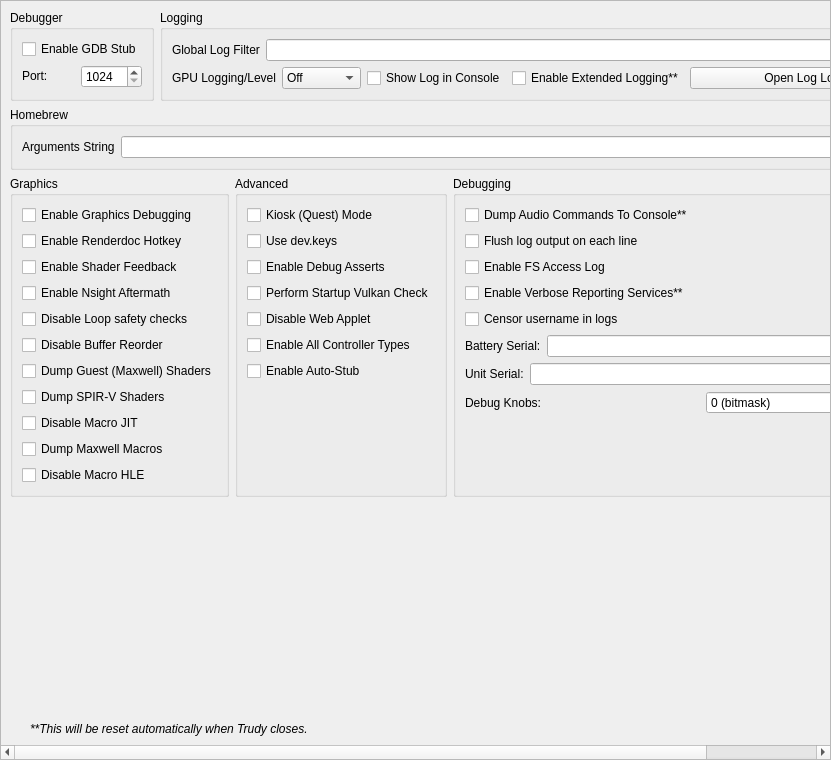
<?xml version="1.0" encoding="UTF-8"?>
<ui version="4.0">
 <class>ConfigureDebug</class>
 <widget class="QScrollArea" name="ConfigureDebug">
  <property name="geometry">
   <rect>
    <x>0</x>
    <y>0</y>
    <width>831</width>
    <height>760</height>
   </rect>
  </property>
  <property name="widgetResizable">
   <bool>true</bool>
  </property>
  <widget class="QWidget" name="widget">
   <property name="geometry">
    <rect>
     <x>0</x>
     <y>0</y>
     <width>829</width>
     <height>758</height>
    </rect>
   </property>
   <layout class="QVBoxLayout" name="verticalLayout_1">
    <item>
     <layout class="QHBoxLayout" name="horizontalLayout">
      <property name="topMargin">
       <number>0</number>
      </property>
      <item>
       <widget class="QGroupBox" name="groupBox">
        <property name="sizePolicy">
         <sizepolicy hsizetype="Preferred" vsizetype="Preferred">
          <horstretch>0</horstretch>
          <verstretch>0</verstretch>
         </sizepolicy>
        </property>
        <property name="title">
         <string>Debugger</string>
        </property>
        <property name="alignment">
         <set>Qt::AlignmentFlag::AlignLeading|Qt::AlignmentFlag::AlignLeft|Qt::AlignmentFlag::AlignTop</set>
        </property>
        <property name="flat">
         <bool>false</bool>
        </property>
        <property name="checkable">
         <bool>false</bool>
        </property>
        <layout class="QVBoxLayout" name="verticalLayout_3">
         <item>
          <widget class="QWidget" name="debug_widget" native="true">
           <property name="sizePolicy">
            <sizepolicy hsizetype="Preferred" vsizetype="Maximum">
             <horstretch>0</horstretch>
             <verstretch>0</verstretch>
            </sizepolicy>
           </property>
           <layout class="QVBoxLayout" name="verticalLayout">
            <property name="sizeConstraint">
             <enum>QLayout::SizeConstraint::SetDefaultConstraint</enum>
            </property>
            <property name="leftMargin">
             <number>0</number>
            </property>
            <property name="topMargin">
             <number>0</number>
            </property>
            <property name="rightMargin">
             <number>0</number>
            </property>
            <property name="bottomMargin">
             <number>0</number>
            </property>
            <item>
             <widget class="QCheckBox" name="toggle_gdbstub">
              <property name="sizePolicy">
               <sizepolicy hsizetype="Maximum" vsizetype="Maximum">
                <horstretch>0</horstretch>
                <verstretch>0</verstretch>
               </sizepolicy>
              </property>
              <property name="text">
               <string>Enable GDB Stub</string>
              </property>
             </widget>
            </item>
            <item>
             <widget class="QWidget" name="horizontalWidget_3" native="true">
              <property name="sizePolicy">
               <sizepolicy hsizetype="Preferred" vsizetype="Maximum">
                <horstretch>0</horstretch>
                <verstretch>0</verstretch>
               </sizepolicy>
              </property>
              <layout class="QHBoxLayout" name="horizontalLayout_3">
               <property name="leftMargin">
                <number>0</number>
               </property>
               <property name="topMargin">
                <number>0</number>
               </property>
               <property name="rightMargin">
                <number>0</number>
               </property>
               <property name="bottomMargin">
                <number>0</number>
               </property>
               <item>
                <widget class="QLabel" name="label_11">
                 <property name="sizePolicy">
                  <sizepolicy hsizetype="Minimum" vsizetype="Maximum">
                   <horstretch>0</horstretch>
                   <verstretch>0</verstretch>
                  </sizepolicy>
                 </property>
                 <property name="text">
                  <string>Port:</string>
                 </property>
                </widget>
               </item>
               <item>
                <widget class="QSpinBox" name="gdbport_spinbox">
                 <property name="sizePolicy">
                  <sizepolicy hsizetype="Preferred" vsizetype="Maximum">
                   <horstretch>0</horstretch>
                   <verstretch>0</verstretch>
                  </sizepolicy>
                 </property>
                 <property name="minimum">
                  <number>1024</number>
                 </property>
                 <property name="maximum">
                  <number>65535</number>
                 </property>
                </widget>
               </item>
              </layout>
             </widget>
            </item>
           </layout>
          </widget>
         </item>
        </layout>
       </widget>
      </item>
      <item>
       <widget class="QGroupBox" name="groupBox_2">
        <property name="sizePolicy">
         <sizepolicy hsizetype="Expanding" vsizetype="Preferred">
          <horstretch>0</horstretch>
          <verstretch>0</verstretch>
         </sizepolicy>
        </property>
        <property name="title">
         <string>Logging</string>
        </property>
        <layout class="QGridLayout" name="gridLayout_1">
         <item row="0" column="0" colspan="4">
          <widget class="QWidget" name="logging_widget" native="true">
           <property name="sizePolicy">
            <sizepolicy hsizetype="Preferred" vsizetype="Maximum">
             <horstretch>0</horstretch>
             <verstretch>0</verstretch>
            </sizepolicy>
           </property>
           <layout class="QHBoxLayout" name="horizontalLayout_1">
            <property name="leftMargin">
             <number>0</number>
            </property>
            <property name="topMargin">
             <number>0</number>
            </property>
            <property name="rightMargin">
             <number>0</number>
            </property>
            <property name="bottomMargin">
             <number>0</number>
            </property>
            <item>
             <widget class="QLabel" name="label_1">
              <property name="sizePolicy">
               <sizepolicy hsizetype="Preferred" vsizetype="Preferred">
                <horstretch>0</horstretch>
                <verstretch>0</verstretch>
               </sizepolicy>
              </property>
              <property name="text">
               <string>Global Log Filter</string>
              </property>
             </widget>
            </item>
            <item>
             <widget class="QLineEdit" name="log_filter_edit"/>
            </item>
           </layout>
          </widget>
         </item>
         <item row="1" column="0">
          <widget class="QWidget" name="gpu_log_level_widget" native="true">
           <property name="sizePolicy">
            <sizepolicy hsizetype="Preferred" vsizetype="Maximum">
             <horstretch>0</horstretch>
             <verstretch>0</verstretch>
            </sizepolicy>
           </property>
           <layout class="QHBoxLayout" name="gpu_log_level_layout">
            <property name="leftMargin">
             <number>0</number>
            </property>
            <property name="topMargin">
             <number>0</number>
            </property>
            <property name="rightMargin">
             <number>0</number>
            </property>
            <property name="bottomMargin">
             <number>0</number>
            </property>
            <item>
             <widget class="QLabel" name="gpu_log_level_label">
              <property name="text">
               <string>GPU Logging/Level</string>
              </property>
             </widget>
            </item>
            <item>
             <widget class="QComboBox" name="gpu_log_level">
              <property name="toolTip">
               <string>Detail level for GPU logs. Off disables logging entirely.</string>
              </property>
              <item>
               <property name="text">
                <string>Off</string>
               </property>
              </item>
              <item>
               <property name="text">
                <string>Errors</string>
               </property>
              </item>
              <item>
               <property name="text">
                <string>Standard</string>
               </property>
              </item>
              <item>
               <property name="text">
                <string>Verbose</string>
               </property>
              </item>
              <item>
               <property name="text">
                <string>All</string>
               </property>
              </item>
             </widget>
            </item>
           </layout>
          </widget>
         </item>
         <item row="1" column="1">
          <widget class="QCheckBox" name="toggle_console">
           <property name="text">
            <string>Show Log in Console</string>
           </property>
          </widget>
         </item>
         <item row="1" column="2">
          <widget class="QCheckBox" name="extended_logging">
           <property name="enabled">
            <bool>true</bool>
           </property>
           <property name="toolTip">
            <string>When checked, the max size of the log increases from 100 MB to 1 GB</string>
           </property>
           <property name="text">
            <string>Enable Extended Logging**</string>
           </property>
          </widget>
         </item>
         <item row="1" column="3">
          <widget class="QPushButton" name="open_log_button">
           <property name="sizePolicy">
            <sizepolicy hsizetype="Expanding" vsizetype="Maximum">
             <horstretch>1</horstretch>
             <verstretch>0</verstretch>
            </sizepolicy>
           </property>
           <property name="minimumSize">
            <size>
             <width>250</width>
             <height>0</height>
            </size>
           </property>
           <property name="text">
            <string>Open Log Location</string>
           </property>
          </widget>
         </item>
        </layout>
       </widget>
      </item>
     </layout>
    </item>
    <item>
     <widget class="QGroupBox" name="groupBox_3">
      <property name="title">
       <string>Homebrew</string>
      </property>
      <layout class="QVBoxLayout" name="verticalLayout_5">
       <item>
        <layout class="QHBoxLayout" name="horizontalLayout_4">
         <item>
          <widget class="QLabel" name="label_3">
           <property name="text">
            <string>Arguments String</string>
           </property>
          </widget>
         </item>
         <item>
          <widget class="QLineEdit" name="homebrew_args_edit"/>
         </item>
        </layout>
       </item>
      </layout>
     </widget>
    </item>
    <item>
     <layout class="QHBoxLayout" name="horizontalLayout_2">
      <item>
       <widget class="QGroupBox" name="groupBox_4">
        <property name="title">
         <string>Graphics</string>
        </property>
        <layout class="QGridLayout" name="gridLayout_2">
         <item row="4" column="0">
          <widget class="QCheckBox" name="disable_loop_safety_checks">
           <property name="toolTip">
            <string>When checked, it executes shaders without loop logic changes</string>
           </property>
           <property name="text">
            <string>Disable Loop safety checks</string>
           </property>
          </widget>
         </item>
         <item row="9" column="0">
          <widget class="QCheckBox" name="dump_macros">
           <property name="enabled">
            <bool>true</bool>
           </property>
           <property name="toolTip">
            <string>When checked, it will dump all the macro programs of the GPU</string>
           </property>
           <property name="text">
            <string>Dump Maxwell Macros</string>
           </property>
          </widget>
         </item>
         <item row="3" column="0">
          <widget class="QCheckBox" name="enable_nsight_aftermath">
           <property name="toolTip">
            <string>When checked, it enables Nsight Aftermath crash dumps</string>
           </property>
           <property name="text">
            <string>Enable Nsight Aftermath</string>
           </property>
          </widget>
         </item>
         <item row="6" column="0">
          <widget class="QCheckBox" name="dump_guest_shaders">
           <property name="enabled">
            <bool>true</bool>
           </property>
           <property name="toolTip">
            <string>When checked, it will dump original Maxwell guest shader bytecode (the input to the recompiler) as .ash files under DumpDir/shaders/. Useful for inspection with nvdisasm.</string>
           </property>
           <property name="text">
            <string>Dump Guest (Maxwell) Shaders</string>
           </property>
          </widget>
         </item>
         <item row="1" column="0">
          <widget class="QCheckBox" name="enable_renderdoc_hotkey">
           <property name="text">
            <string>Enable Renderdoc Hotkey</string>
           </property>
          </widget>
         </item>
         <item row="8" column="0">
          <widget class="QCheckBox" name="disable_macro_jit">
           <property name="enabled">
            <bool>true</bool>
           </property>
           <property name="toolTip">
            <string>When checked, it disables the macro Just In Time compiler. Enabling this makes games run slower</string>
           </property>
           <property name="text">
            <string>Disable Macro JIT</string>
           </property>
          </widget>
         </item>
         <item row="10" column="0">
          <widget class="QCheckBox" name="disable_macro_hle">
           <property name="enabled">
            <bool>true</bool>
           </property>
           <property name="toolTip">
            <string>When checked, it disables the macro HLE functions. Enabling this makes games run slower</string>
           </property>
           <property name="text">
            <string>Disable Macro HLE</string>
           </property>
          </widget>
         </item>
         <item row="0" column="0">
          <widget class="QCheckBox" name="enable_graphics_debugging">
           <property name="enabled">
            <bool>true</bool>
           </property>
           <property name="toolTip">
            <string>When checked, the graphics API enters a slower debugging mode</string>
           </property>
           <property name="text">
            <string>Enable Graphics Debugging</string>
           </property>
          </widget>
         </item>
         <item row="11" column="0">
          <spacer name="verticalSpacer_5">
           <property name="orientation">
            <enum>Qt::Orientation::Vertical</enum>
           </property>
           <property name="sizeType">
            <enum>QSizePolicy::Policy::Preferred</enum>
           </property>
           <property name="sizeHint" stdset="0">
            <size>
             <width>20</width>
             <height>0</height>
            </size>
           </property>
          </spacer>
         </item>
         <item row="2" column="0">
          <widget class="QCheckBox" name="enable_shader_feedback">
           <property name="toolTip">
            <string>When checked, yuzu will log statistics about the compiled pipeline cache</string>
           </property>
           <property name="text">
            <string>Enable Shader Feedback</string>
           </property>
          </widget>
         </item>
         <item row="5" column="0">
          <widget class="QCheckBox" name="disable_buffer_reorder">
           <property name="toolTip">
            <string>&lt;html&gt;&lt;head/&gt;&lt;body&gt;&lt;p&gt;When checked, disables reordering of mapped memory uploads which allows to associate uploads with specific draws. May reduce performance in some cases.&lt;/p&gt;&lt;/body&gt;&lt;/html&gt;</string>
           </property>
           <property name="text">
            <string>Disable Buffer Reorder</string>
           </property>
          </widget>
         </item>
         <item row="7" column="0">
          <widget class="QCheckBox" name="gpu_log_shader_dumps">
           <property name="toolTip">
            <string>When checked, it will dump the recompiler's output SPIR-V binaries (.spv) under LogDir/shaders/. Inspect via SPIRV-Tools (spirv-dis / spirv-cross / spirv-val) or RenderDoc.</string>
           </property>
           <property name="text">
            <string>Dump SPIR-V Shaders</string>
           </property>
          </widget>
         </item>
        </layout>
       </widget>
      </item>
      <item>
       <widget class="QGroupBox" name="groupBox_6">
        <property name="title">
         <string>Advanced</string>
        </property>
        <layout class="QGridLayout" name="gridLayout_4">
         <item row="3" column="0">
          <widget class="QCheckBox" name="perform_vulkan_check">
           <property name="toolTip">
            <string>Enables yuzu to check for a working Vulkan environment when the program starts up. Disable this if this is causing issues with external programs seeing yuzu.</string>
           </property>
           <property name="text">
            <string>Perform Startup Vulkan Check</string>
           </property>
          </widget>
         </item>
         <item row="4" column="0">
          <widget class="QCheckBox" name="disable_web_applet">
           <property name="text">
            <string>Disable Web Applet</string>
           </property>
          </widget>
         </item>
         <item row="5" column="0">
          <widget class="QCheckBox" name="enable_all_controllers">
           <property name="text">
            <string>Enable All Controller Types</string>
           </property>
          </widget>
         </item>
         <item row="6" column="0">
          <widget class="QCheckBox" name="use_auto_stub">
           <property name="text">
            <string>Enable Auto-Stub</string>
           </property>
          </widget>
         </item>
         <item row="0" column="0">
          <widget class="QCheckBox" name="quest_flag">
           <property name="text">
            <string>Kiosk (Quest) Mode</string>
           </property>
          </widget>
         </item>
         <item row="1" column="0">
          <widget class="QCheckBox" name="use_dev_keys">
           <property name="text">
            <string>Use dev.keys</string>
           </property>
          </widget>
         </item>
         <item row="2" column="0">
          <widget class="QCheckBox" name="use_debug_asserts">
           <property name="text">
            <string>Enable Debug Asserts</string>
           </property>
          </widget>
         </item>
         <item row="7" column="0">
          <spacer name="verticalSpacer_4">
           <property name="orientation">
            <enum>Qt::Orientation::Vertical</enum>
           </property>
           <property name="sizeType">
            <enum>QSizePolicy::Policy::Expanding</enum>
           </property>
           <property name="sizeHint" stdset="0">
            <size>
             <width>20</width>
             <height>0</height>
            </size>
           </property>
          </spacer>
         </item>
        </layout>
       </widget>
      </item>
      <item>
       <widget class="QGroupBox" name="groupBox_5">
        <property name="title">
         <string>Debugging</string>
        </property>
        <layout class="QGridLayout" name="gridLayout_3">
         <item row="6" column="0">
          <widget class="QWidget" name="serial_battery_widget" native="true">
           <property name="sizePolicy">
            <sizepolicy hsizetype="Preferred" vsizetype="Maximum">
             <horstretch>0</horstretch>
             <verstretch>0</verstretch>
            </sizepolicy>
           </property>
           <layout class="QHBoxLayout" name="horizontalLayout_11">
            <property name="leftMargin">
             <number>0</number>
            </property>
            <property name="topMargin">
             <number>0</number>
            </property>
            <property name="rightMargin">
             <number>0</number>
            </property>
            <property name="bottomMargin">
             <number>0</number>
            </property>
            <item>
             <widget class="QLabel" name="label_12">
              <property name="sizePolicy">
               <sizepolicy hsizetype="Preferred" vsizetype="Preferred">
                <horstretch>0</horstretch>
                <verstretch>0</verstretch>
               </sizepolicy>
              </property>
              <property name="text">
               <string>Battery Serial:</string>
              </property>
             </widget>
            </item>
            <item>
             <widget class="QLineEdit" name="serial_battery_edit"/>
            </item>
           </layout>
          </widget>
         </item>
         <item row="8" column="0">
          <widget class="QWidget" name="debug_knobs_widget" native="true">
           <property name="sizePolicy">
            <sizepolicy hsizetype="Preferred" vsizetype="Maximum">
             <horstretch>0</horstretch>
             <verstretch>0</verstretch>
            </sizepolicy>
           </property>
           <layout class="QHBoxLayout" name="horizontalLayout_debug_knobs">
            <property name="leftMargin">
             <number>0</number>
            </property>
            <property name="topMargin">
             <number>0</number>
            </property>
            <property name="rightMargin">
             <number>0</number>
            </property>
            <property name="bottomMargin">
             <number>0</number>
            </property>
            <item>
             <widget class="QLabel" name="label_debug_knobs">
              <property name="sizePolicy">
               <sizepolicy hsizetype="Preferred" vsizetype="Preferred">
                <horstretch>0</horstretch>
                <verstretch>0</verstretch>
               </sizepolicy>
              </property>
              <property name="text">
               <string>Debug Knobs:</string>
              </property>
             </widget>
            </item>
            <item>
             <widget class="QSpinBox" name="debug_knobs_spinbox">
              <property name="minimum">
               <number>0</number>
              </property>
              <property name="maximum">
               <number>65535</number>
              </property>
              <property name="toolTip">
               <string>Bitmask for quick development toggles</string>
              </property>
              <property name="statusTip">
               <string>Set debug knobs (bitmask)</string>
              </property>
              <property name="whatsThis">
               <string>16-bit debug knob set for quick development toggles</string>
              </property>
              <property name="suffix">
               <string> (bitmask)</string>
              </property>
             </widget>
            </item>
           </layout>
          </widget>
         </item>
         <item row="7" column="0">
          <widget class="QWidget" name="serial_board_widget" native="true">
           <property name="sizePolicy">
            <sizepolicy hsizetype="Preferred" vsizetype="Maximum">
             <horstretch>0</horstretch>
             <verstretch>0</verstretch>
            </sizepolicy>
           </property>
           <layout class="QHBoxLayout" name="horizontalLayout_12">
            <property name="leftMargin">
             <number>0</number>
            </property>
            <property name="topMargin">
             <number>0</number>
            </property>
            <property name="rightMargin">
             <number>0</number>
            </property>
            <property name="bottomMargin">
             <number>0</number>
            </property>
            <item>
             <widget class="QLabel" name="label_13">
              <property name="sizePolicy">
               <sizepolicy hsizetype="Preferred" vsizetype="Preferred">
                <horstretch>0</horstretch>
                <verstretch>0</verstretch>
               </sizepolicy>
              </property>
              <property name="text">
               <string>Unit Serial:</string>
              </property>
             </widget>
            </item>
            <item>
             <widget class="QLineEdit" name="serial_board_edit"/>
            </item>
           </layout>
          </widget>
         </item>
         <item row="20" column="0">
          <spacer name="verticalSpacer_3">
           <property name="orientation">
            <enum>Qt::Orientation::Vertical</enum>
           </property>
           <property name="sizeType">
            <enum>QSizePolicy::Policy::Expanding</enum>
           </property>
           <property name="sizeHint" stdset="0">
            <size>
             <width>20</width>
             <height>0</height>
            </size>
           </property>
          </spacer>
         </item>
         <item row="1" column="0">
          <widget class="QCheckBox" name="dump_audio_commands">
           <property name="toolTip">
            <string>Enable this to output the latest generated audio command list to the console. Only affects games using the audio renderer.</string>
           </property>
           <property name="text">
            <string>Dump Audio Commands To Console**</string>
           </property>
          </widget>
         </item>
         <item row="2" column="0">
          <widget class="QCheckBox" name="flush_line">
           <property name="text">
            <string>Flush log output on each line</string>
           </property>
          </widget>
         </item>
         <item row="3" column="0">
          <widget class="QCheckBox" name="fs_access_log">
           <property name="text">
            <string>Enable FS Access Log</string>
           </property>
          </widget>
         </item>
         <item row="4" column="0">
          <widget class="QCheckBox" name="reporting_services">
           <property name="text">
            <string>Enable Verbose Reporting Services**</string>
           </property>
          </widget>
         </item>
         <item row="5" column="0">
          <widget class="QCheckBox" name="censor_username">
           <property name="text">
            <string>Censor username in logs</string>
           </property>
          </widget>
         </item>
        </layout>
       </widget>
      </item>
     </layout>
    </item>
    <item>
     <spacer name="verticalSpacer">
      <property name="orientation">
       <enum>Qt::Orientation::Vertical</enum>
      </property>
      <property name="sizeHint" stdset="0">
       <size>
        <width>20</width>
        <height>0</height>
       </size>
      </property>
     </spacer>
    </item>
    <item>
     <widget class="QLabel" name="label_5">
      <property name="sizePolicy">
       <sizepolicy hsizetype="Expanding" vsizetype="Preferred">
        <horstretch>0</horstretch>
        <verstretch>0</verstretch>
       </sizepolicy>
      </property>
      <property name="font">
       <font>
        <italic>true</italic>
       </font>
      </property>
      <property name="text">
    <string>**This will be reset automatically when Trudy closes.</string>
      </property>
      <property name="indent">
       <number>20</number>
      </property>
     </widget>
    </item>
   </layout>
  </widget>
 </widget>
 <tabstops>
  <tabstop>log_filter_edit</tabstop>
  <tabstop>toggle_console</tabstop>
  <tabstop>extended_logging</tabstop>
  <tabstop>open_log_button</tabstop>
  <tabstop>homebrew_args_edit</tabstop>
  <tabstop>enable_graphics_debugging</tabstop>
  <tabstop>enable_shader_feedback</tabstop>
  <tabstop>enable_nsight_aftermath</tabstop>
  <tabstop>fs_access_log</tabstop>
  <tabstop>reporting_services</tabstop>
  <tabstop>quest_flag</tabstop>
  <tabstop>use_debug_asserts</tabstop>
 </tabstops>
 <resources/>
 <connections/>
</ui>
